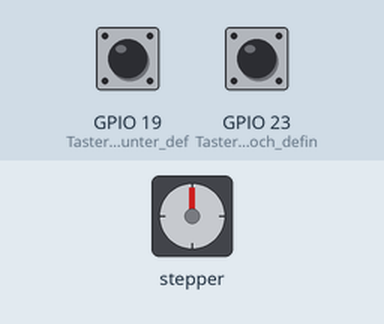
Bench run of a sketch on a simulated ESP32. On the bench: stepper motor. The inputs (shaded band) are chosen by the test bench; at power-on: GPIO 19 (Taster_Eingang_runter_def) HIGH, GPIO 23 (Taster_Eingang_hoch_defin) HIGH. Stepper angles assume 2048 steps per turn; what the sketch prints to the serial monitor is not drawn.

Above: at 1.2 s.
1.3 s: GPIO 19 (Taster_Eingang_runter_def) pulled LOW for 1 s
At 2.7 s:
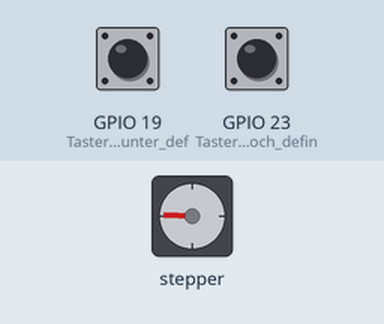
3.8 s: GPIO 23 (Taster_Eingang_hoch_defin) pulled LOW for 3.2 s
At 7.4 s:
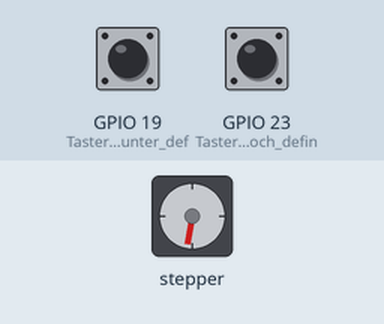
8.5 s: GPIO 23 (Taster_Eingang_hoch_defin) pulled LOW for 0.15 s
At 9.0 s:
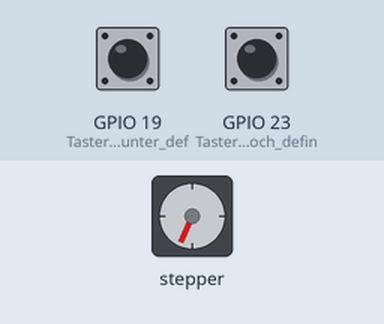
10.1 s: GPIO 23 (Taster_Eingang_hoch_defin) pulled LOW for 1 s
At 11.5 s:
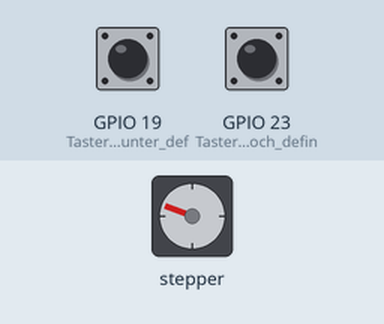
12.6 s: GPIO 19 (Taster_Eingang_runter_def) pulled LOW for 3.2 s
At 16.6 s:
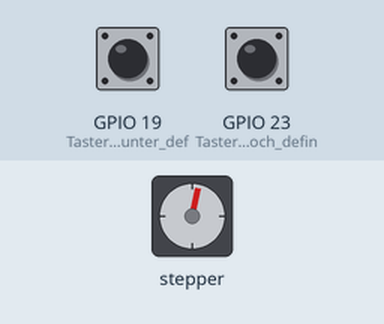
Timing chart, 0 to 18.1 s (numbered marks = the images above; inputs shaded):
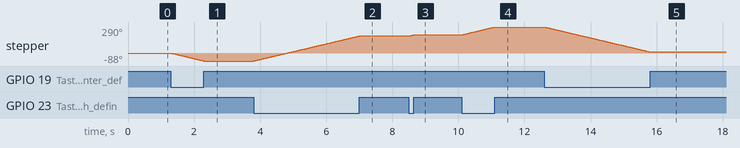

The sketch:

Schrittmotor.Mikroskop.manuell.ino
```cpp
#define SCHRITTEPROUMDREHUNG 2048

#include "Stepper.h"  // Bibliothek

int buttonStateUp = 0; //Variable für Taste nach oben
int buttonStateDown = 0; //Variable für Taste nach unten

Stepper Schrittmotor(SCHRITTEPROUMDREHUNG, 25, 27, 26, 14); // Anbindung Schrittmotor über diese Pins an Arduino

void setup() {
  Serial.begin(115200); // Baud-Rate für Logging


  pinMode(23, INPUT_PULLUP); // Taster Eingang hoch definieren (pin 23)


  pinMode(19, INPUT_PULLUP); // Taster Eingang runter definieren (pin 19)
}

void loop() {

  buttonStateUp = digitalRead (23);  // lese von pin 23 die Info für den Button
  Serial.print("Status button down: "); // Gib den Text für seriellen Monitor
  Serial.println(buttonStateDown); //Status der Variable für Seriellen Monitor


  buttonStateDown = digitalRead (19);  // lese von pin 19 die Info für den Button
  Serial.print("Status button up: "); // Gib den Text für seriellen Monitor
  Serial.println(buttonStateUp); //Status der Variable für Seriellen Monitor


  if (buttonStateUp == LOW) { //wenn button gedrückt (logisch low weil gedrückt)
    Serial.println("Tastehoch"); //serieller Monitor Information
    Schrittmotor.setSpeed(15); //Geschwindigkeit Drehung
    Schrittmotor.step(5); //Anzahl Schritte auf einmal

  }

  if (buttonStateDown == LOW) { //wenn button gedrückt (logisch low weil gedrückt)
    Serial.println("Tasterunter"); //serieller Monitor Information
    Schrittmotor.setSpeed(15); //Geschwindigkeit Drehung
    Schrittmotor.step(-5); //Anzahl Schritte auf einmal aber in andere Richtung

  }

}
```

Measured:
- after the input at 1.3 s, stepper: turns 88° counter-clockwise in 0.99 s, starting at once
- after the input at 3.8 s, stepper: turns 278° clockwise in 3.2 s, starting at once
- after the input at 8.5 s, stepper: turns 13° clockwise in 0.13 s, starting at once
- after the input at 10.1 s, stepper: turns 87° clockwise in 0.98 s, starting at once
- after the input at 12.6 s, stepper: turns 277° counter-clockwise in 3.2 s, starting at once
